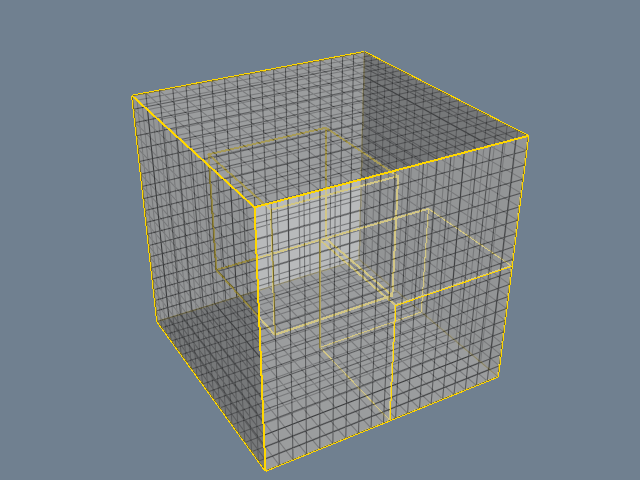

Write Python code to recreate this figure.
#!/usr/bin/env python

# Resample an overlapping AMR dataset onto a uniform grid using
# vtkAMRResampleFilter and render both the original AMR outlines
# and the resampled volume surface.

import math

# Factory overrides: importing these modules registers the OpenGL rendering
# and interaction style implementations for vtkRenderingCore factory classes.
import vtkmodules.vtkInteractionStyle  # noqa: F401
import vtkmodules.vtkRenderingOpenGL2  # noqa: F401
# VTK pipeline classes used in this example
from vtkmodules.vtkCommonCore import vtkFloatArray
from vtkmodules.vtkCommonDataModel import (
    vtkAMRBox,
    vtkOverlappingAMR,
    vtkUniformGrid,
)
from vtkmodules.vtkFiltersAMR import vtkAMRResampleFilter
from vtkmodules.vtkFiltersGeometry import vtkCompositeDataGeometryFilter
from vtkmodules.vtkFiltersModeling import vtkOutlineFilter
from vtkmodules.vtkRenderingCore import (
    vtkActor,
    vtkPolyDataMapper,
    vtkRenderWindow,
    vtkRenderWindowInteractor,
    vtkRenderer,
)

# Colors (normalized RGB)
gold_rgb = (1.000, 0.843, 0.000)
slate_gray_background_rgb = (0.439, 0.502, 0.565)

# Gaussian pulse centered at (5, 5, 5) with standard deviation 2
center = (5.0, 5.0, 5.0)
sigma = 2.0

# AMR: two-level overlapping adaptive mesh refinement
amr = vtkOverlappingAMR()
amr.Initialize([1, 2])
dims = [11, 11, 11]

# Level 0, Block 0: coarse grid covering [0, 10]^3
ug0 = vtkUniformGrid()
ug0.SetOrigin(0.0, 0.0, 0.0)
ug0.SetSpacing(1.0, 1.0, 1.0)
ug0.SetDimensions(dims)
scalars0 = vtkFloatArray()
scalars0.SetName("Gaussian-Pulse")
scalars0.SetNumberOfTuples(dims[0] * dims[1] * dims[2])
idx = 0
for k in range(dims[2]):
    for j in range(dims[1]):
        for i in range(dims[0]):
            dx = 0.0 + 1.0 * i - center[0]
            dy = 0.0 + 1.0 * j - center[1]
            dz = 0.0 + 1.0 * k - center[2]
            scalars0.SetValue(idx, math.exp(-(dx*dx + dy*dy + dz*dz) / (2.0 * sigma * sigma)))
            idx += 1
ug0.GetPointData().SetScalars(scalars0)
amr.SetAMRBox(0, 0, vtkAMRBox())
amr.SetDataSet(0, 0, ug0)

# Level 1, Block 0: refined grid at origin
ug1 = vtkUniformGrid()
ug1.SetOrigin(0.0, 0.0, 0.0)
ug1.SetSpacing(0.5, 0.5, 0.5)
ug1.SetDimensions(dims)
scalars1 = vtkFloatArray()
scalars1.SetName("Gaussian-Pulse")
scalars1.SetNumberOfTuples(dims[0] * dims[1] * dims[2])
idx = 0
for k in range(dims[2]):
    for j in range(dims[1]):
        for i in range(dims[0]):
            dx = 0.0 + 0.5 * i - center[0]
            dy = 0.0 + 0.5 * j - center[1]
            dz = 0.0 + 0.5 * k - center[2]
            scalars1.SetValue(idx, math.exp(-(dx*dx + dy*dy + dz*dz) / (2.0 * sigma * sigma)))
            idx += 1
ug1.GetPointData().SetScalars(scalars1)
amr.SetAMRBox(1, 0, vtkAMRBox())
amr.SetDataSet(1, 0, ug1)

# Level 1, Block 1: refined grid at (3, 3, 3)
ug2 = vtkUniformGrid()
ug2.SetOrigin(3.0, 3.0, 3.0)
ug2.SetSpacing(0.5, 0.5, 0.5)
ug2.SetDimensions(dims)
scalars2 = vtkFloatArray()
scalars2.SetName("Gaussian-Pulse")
scalars2.SetNumberOfTuples(dims[0] * dims[1] * dims[2])
idx = 0
for k in range(dims[2]):
    for j in range(dims[1]):
        for i in range(dims[0]):
            dx = 3.0 + 0.5 * i - center[0]
            dy = 3.0 + 0.5 * j - center[1]
            dz = 3.0 + 0.5 * k - center[2]
            scalars2.SetValue(idx, math.exp(-(dx*dx + dy*dy + dz*dz) / (2.0 * sigma * sigma)))
            idx += 1
ug2.GetPointData().SetScalars(scalars2)
amr.SetAMRBox(1, 1, vtkAMRBox())
amr.SetDataSet(1, 1, ug2)
amr.SetRefinementRatio(0, 2)

# Resample: project AMR data onto a uniform grid
resample = vtkAMRResampleFilter()
resample.SetInputData(amr)
resample.SetMin(0.0, 0.0, 0.0)
resample.SetMax(10.0, 10.0, 10.0)
resample.SetNumberOfSamples(20, 20, 20)
resample.SetDemandDrivenMode(0)
resample.SetNumberOfPartitions(1)

resample_geom = vtkCompositeDataGeometryFilter()
resample_geom.SetInputConnection(resample.GetOutputPort())

resample_mapper = vtkPolyDataMapper()
resample_mapper.SetInputConnection(resample_geom.GetOutputPort())
resample_mapper.SetScalarModeToUsePointFieldData()
resample_mapper.SelectColorArray("Gaussian-Pulse")
resample_mapper.SetScalarRange(0.0, 1.0)
resample_mapper.ScalarVisibilityOn()

resample_actor = vtkActor()
resample_actor.SetMapper(resample_mapper)
resample_actor.GetProperty().EdgeVisibilityOn()
resample_actor.GetProperty().SetEdgeColor(0.2, 0.2, 0.2)
resample_actor.GetProperty().SetOpacity(0.7)

# Outline: show original AMR block bounding boxes
outline = vtkOutlineFilter()
outline.SetInputData(amr)

outline_mapper = vtkPolyDataMapper()
outline_mapper.SetInputConnection(outline.GetOutputPort())

outline_actor = vtkActor()
outline_actor.SetMapper(outline_mapper)
outline_actor.GetProperty().SetColor(gold_rgb)
outline_actor.GetProperty().SetLineWidth(2)

# Renderer: assemble the scene and configure the camera
renderer = vtkRenderer()
renderer.AddActor(resample_actor)
renderer.AddActor(outline_actor)
renderer.SetBackground(slate_gray_background_rgb)

# Window: display the rendered scene
render_window = vtkRenderWindow()
render_window.AddRenderer(renderer)
render_window.SetWindowName("amr resample")
render_window.SetMultiSamples(0)
render_window.SetSize(640, 480)

# Interactor: handle mouse and keyboard events
render_window_interactor = vtkRenderWindowInteractor()
render_window_interactor.SetRenderWindow(render_window)

# Scene: configure the camera
renderer.ResetCamera()
renderer.GetActiveCamera().Azimuth(150)
renderer.GetActiveCamera().Elevation(30)
renderer.ResetCameraClippingRange()

render_window_interactor.Initialize()
render_window_interactor.Start()
